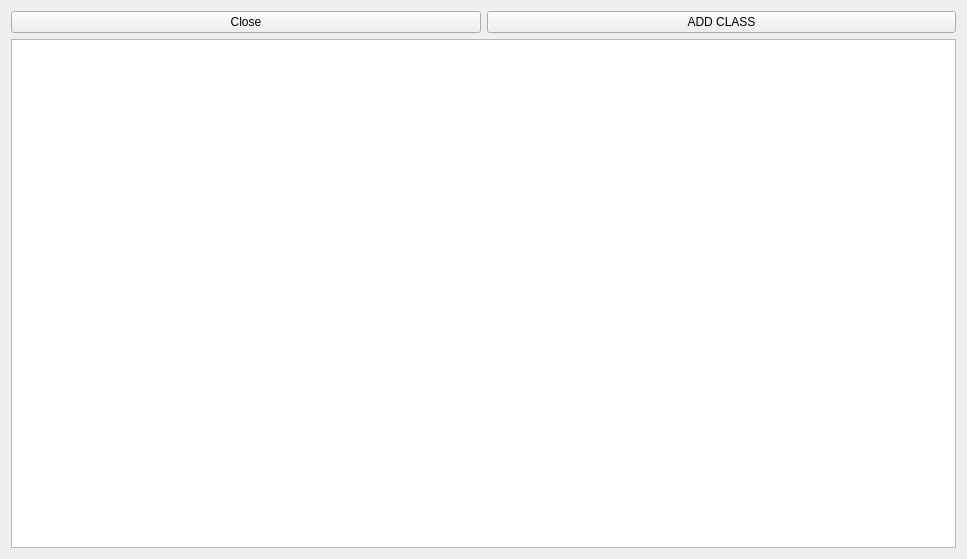
<?xml version="1.0" encoding="UTF-8"?>
<ui version="4.0">
 <class>SequenceDiagramView</class>
 <widget class="QWidget" name="SequenceDiagramView">
  <property name="geometry">
   <rect>
    <x>0</x>
    <y>0</y>
    <width>967</width>
    <height>559</height>
   </rect>
  </property>
  <property name="windowTitle">
   <string>Form</string>
  </property>
  <layout class="QVBoxLayout" name="verticalLayout_3">
   <item>
    <layout class="QVBoxLayout" name="verticalLayout_2">
     <item>
      <layout class="QVBoxLayout" name="verticalLayout">
       <item>
        <layout class="QHBoxLayout" name="horizontalLayout_2"/>
       </item>
       <item>
        <layout class="QHBoxLayout" name="horizontalLayout">
         <item>
          <widget class="QPushButton" name="btnClose">
           <property name="text">
            <string>Close</string>
           </property>
          </widget>
         </item>
         <item>
          <widget class="QPushButton" name="btnAddObject">
           <property name="text">
            <string>ADD CLASS</string>
           </property>
          </widget>
         </item>
        </layout>
       </item>
      </layout>
     </item>
     <item>
      <widget class="QGraphicsView" name="graphicsView">
       <property name="sceneRect">
        <rectf>
         <x>0.000000000000000</x>
         <y>0.000000000000000</y>
         <width>400.000000000000000</width>
         <height>400.000000000000000</height>
        </rectf>
       </property>
      </widget>
     </item>
    </layout>
   </item>
  </layout>
 </widget>
 <resources/>
 <connections/>
</ui>
